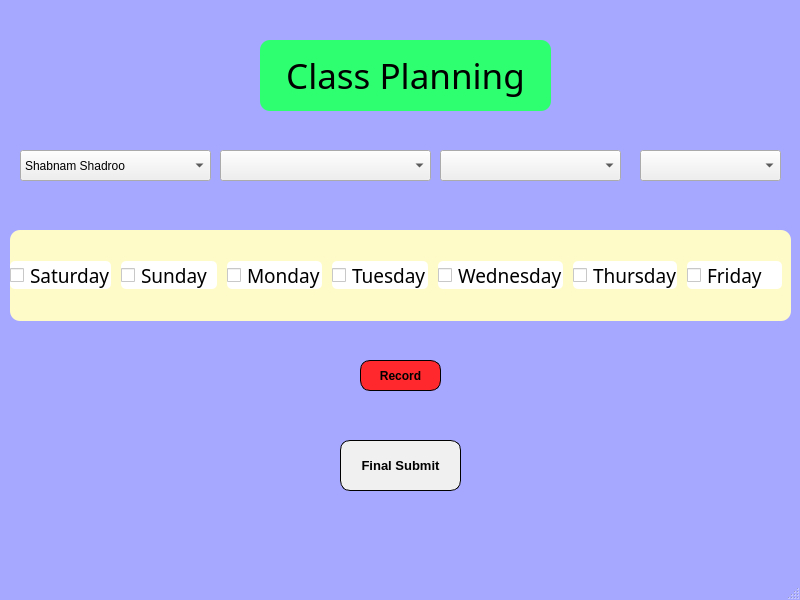
<?xml version="1.0" encoding="UTF-8"?>
<ui version="4.0">
 <class>ClassPlanning</class>
 <widget class="QMainWindow" name="ClassPlanning">
  <property name="geometry">
   <rect>
    <x>0</x>
    <y>0</y>
    <width>800</width>
    <height>600</height>
   </rect>
  </property>
  <property name="sizePolicy">
   <sizepolicy hsizetype="Fixed" vsizetype="Fixed">
    <horstretch>0</horstretch>
    <verstretch>0</verstretch>
   </sizepolicy>
  </property>
  <property name="windowTitle">
   <string>ClassPlanning</string>
  </property>
  <property name="toolTip">
   <string>&lt;html&gt;&lt;head/&gt;&lt;body&gt;&lt;p&gt;&lt;img src=&quot;:/Images/Images/Background.jpg&quot;/&gt;&lt;/p&gt;&lt;/body&gt;&lt;/html&gt;</string>
  </property>
  <property name="styleSheet">
   <string notr="true">QMainWindow {
	background-color : rgb(166,167,255);
}</string>
  </property>
  <widget class="QWidget" name="centralwidget">
   <property name="enabled">
    <bool>true</bool>
   </property>
   <property name="mouseTracking">
    <bool>false</bool>
   </property>
   <property name="tabletTracking">
    <bool>false</bool>
   </property>
   <property name="acceptDrops">
    <bool>true</bool>
   </property>
   <property name="autoFillBackground">
    <bool>false</bool>
   </property>
   <property name="styleSheet">
    <string notr="true"/>
   </property>
   <widget class="QPushButton" name="recordButton">
    <property name="geometry">
     <rect>
      <x>360</x>
      <y>360</y>
      <width>81</width>
      <height>31</height>
     </rect>
    </property>
    <property name="font">
     <font>
      <bold>true</bold>
     </font>
    </property>
    <property name="cursor">
     <cursorShape>PointingHandCursor</cursorShape>
    </property>
    <property name="styleSheet">
     <string notr="true">QPushButton {
	background-color : rgb(255, 41, 45);
	border-radius : 10px;
	border : 1px solid rgb(0, 0, 0);
}</string>
    </property>
    <property name="text">
     <string>Record</string>
    </property>
   </widget>
   <widget class="QPushButton" name="finalSubmitButton">
    <property name="geometry">
     <rect>
      <x>340</x>
      <y>440</y>
      <width>121</width>
      <height>51</height>
     </rect>
    </property>
    <property name="font">
     <font>
      <pointsize>10</pointsize>
      <bold>true</bold>
     </font>
    </property>
    <property name="cursor">
     <cursorShape>PointingHandCursor</cursorShape>
    </property>
    <property name="styleSheet">
     <string notr="true">QPushButton {
	background-color : rgb(240, 240, 240);
	border-radius : 10px;
	border : 1px solid rgb(0, 0, 0);
}</string>
    </property>
    <property name="text">
     <string>Final Submit</string>
    </property>
   </widget>
   <widget class="QLabel" name="label">
    <property name="geometry">
     <rect>
      <x>260</x>
      <y>40</y>
      <width>291</width>
      <height>71</height>
     </rect>
    </property>
    <property name="font">
     <font>
      <family>Lucida Sans Unicode</family>
      <pointsize>26</pointsize>
     </font>
    </property>
    <property name="cursor">
     <cursorShape>IBeamCursor</cursorShape>
    </property>
    <property name="styleSheet">
     <string notr="true">QLabel {
	background-color: rgb(46, 255, 112);
	border-radius: 10px;
}</string>
    </property>
    <property name="text">
     <string>Class Planning</string>
    </property>
    <property name="alignment">
     <set>Qt::AlignCenter</set>
    </property>
   </widget>
   <widget class="QWidget" name="widget" native="true">
    <property name="geometry">
     <rect>
      <x>10</x>
      <y>230</y>
      <width>781</width>
      <height>91</height>
     </rect>
    </property>
    <property name="styleSheet">
     <string notr="true">QWidget {
	background-color: rgb(255, 251, 201);
	border-radius: 10px;
}
</string>
    </property>
    <widget class="QWidget" name="horizontalLayoutWidget">
     <property name="geometry">
      <rect>
       <x>0</x>
       <y>10</y>
       <width>792</width>
       <height>71</height>
      </rect>
     </property>
     <layout class="QHBoxLayout" name="horizontalLayout_3">
      <property name="spacing">
       <number>10</number>
      </property>
      <property name="rightMargin">
       <number>20</number>
      </property>
      <item>
       <widget class="QCheckBox" name="saturday">
        <property name="font">
         <font>
          <family>Lucida Sans Unicode</family>
          <pointsize>14</pointsize>
         </font>
        </property>
        <property name="cursor">
         <cursorShape>PointingHandCursor</cursorShape>
        </property>
        <property name="styleSheet">
         <string notr="true">QCheckBox {
	background-color: rgb(255, 255, 255);
	border-radius: 5px;
}</string>
        </property>
        <property name="text">
         <string>Saturday</string>
        </property>
       </widget>
      </item>
      <item>
       <widget class="QCheckBox" name="sunday">
        <property name="font">
         <font>
          <family>Lucida Sans Unicode</family>
          <pointsize>14</pointsize>
         </font>
        </property>
        <property name="cursor">
         <cursorShape>PointingHandCursor</cursorShape>
        </property>
        <property name="styleSheet">
         <string notr="true">QCheckBox {
	background-color: rgb(255, 255, 255);
	border-radius: 5px;
}</string>
        </property>
        <property name="text">
         <string>Sunday</string>
        </property>
       </widget>
      </item>
      <item>
       <widget class="QCheckBox" name="monday">
        <property name="font">
         <font>
          <family>Lucida Sans Unicode</family>
          <pointsize>14</pointsize>
         </font>
        </property>
        <property name="cursor">
         <cursorShape>PointingHandCursor</cursorShape>
        </property>
        <property name="styleSheet">
         <string notr="true">QCheckBox {
	background-color: rgb(255, 255, 255);
	border-radius: 5px;
}</string>
        </property>
        <property name="text">
         <string>Monday</string>
        </property>
       </widget>
      </item>
      <item>
       <widget class="QCheckBox" name="tuesday">
        <property name="font">
         <font>
          <family>Lucida Sans Unicode</family>
          <pointsize>14</pointsize>
         </font>
        </property>
        <property name="cursor">
         <cursorShape>PointingHandCursor</cursorShape>
        </property>
        <property name="styleSheet">
         <string notr="true">QCheckBox {
	background-color: rgb(255, 255, 255);
	border-radius: 5px;
}</string>
        </property>
        <property name="text">
         <string>Tuesday</string>
        </property>
       </widget>
      </item>
      <item>
       <widget class="QCheckBox" name="wednesday">
        <property name="font">
         <font>
          <family>Lucida Sans Unicode</family>
          <pointsize>14</pointsize>
         </font>
        </property>
        <property name="cursor">
         <cursorShape>PointingHandCursor</cursorShape>
        </property>
        <property name="styleSheet">
         <string notr="true">QCheckBox {
	background-color: rgb(255, 255, 255);
	border-radius: 5px;
}</string>
        </property>
        <property name="text">
         <string>Wednesday</string>
        </property>
       </widget>
      </item>
      <item>
       <widget class="QCheckBox" name="thursday">
        <property name="font">
         <font>
          <family>Lucida Sans Unicode</family>
          <pointsize>14</pointsize>
         </font>
        </property>
        <property name="cursor">
         <cursorShape>PointingHandCursor</cursorShape>
        </property>
        <property name="styleSheet">
         <string notr="true">QCheckBox {
	background-color: rgb(255, 255, 255);
	border-radius: 5px;
}</string>
        </property>
        <property name="text">
         <string>Thursday</string>
        </property>
       </widget>
      </item>
      <item>
       <widget class="QCheckBox" name="friday">
        <property name="font">
         <font>
          <family>Lucida Sans Unicode</family>
          <pointsize>14</pointsize>
         </font>
        </property>
        <property name="cursor">
         <cursorShape>PointingHandCursor</cursorShape>
        </property>
        <property name="styleSheet">
         <string notr="true">QCheckBox {
	background-color: rgb(255, 255, 255);
	border-radius: 5px;
}</string>
        </property>
        <property name="text">
         <string>Friday</string>
        </property>
       </widget>
      </item>
     </layout>
    </widget>
   </widget>
   <widget class="QWidget" name="widget_2" native="true">
    <property name="geometry">
     <rect>
      <x>10</x>
      <y>120</y>
      <width>781</width>
      <height>91</height>
     </rect>
    </property>
    <property name="styleSheet">
     <string notr="true"/>
    </property>
    <widget class="QComboBox" name="teachers">
     <property name="geometry">
      <rect>
       <x>10</x>
       <y>30</y>
       <width>191</width>
       <height>31</height>
      </rect>
     </property>
     <property name="cursor">
      <cursorShape>PointingHandCursor</cursorShape>
     </property>
     <property name="styleSheet">
      <string notr="true"/>
     </property>
     <property name="insertPolicy">
      <enum>QComboBox::InsertAlphabetically</enum>
     </property>
     <property name="placeholderText">
      <string/>
     </property>
     <item>
      <property name="text">
       <string>Shabnam Shadroo</string>
      </property>
     </item>
     <item>
      <property name="text">
       <string>Safa Jami</string>
      </property>
     </item>
     <item>
      <property name="text">
       <string>Reza Allahyari</string>
      </property>
     </item>
     <item>
      <property name="text">
       <string>Fatemeh Mostali</string>
      </property>
     </item>
     <item>
      <property name="text">
       <string>Nasrin Ghadamgahi</string>
      </property>
     </item>
     <item>
      <property name="text">
       <string>Neda Mohammadi</string>
      </property>
     </item>
     <item>
      <property name="text">
       <string>Hasan Shakeri</string>
      </property>
     </item>
    </widget>
    <widget class="QComboBox" name="lessons">
     <property name="geometry">
      <rect>
       <x>210</x>
       <y>30</y>
       <width>211</width>
       <height>31</height>
      </rect>
     </property>
     <property name="cursor">
      <cursorShape>PointingHandCursor</cursorShape>
     </property>
     <property name="styleSheet">
      <string notr="true"/>
     </property>
     <property name="insertPolicy">
      <enum>QComboBox::InsertAlphabetically</enum>
     </property>
     <property name="placeholderText">
      <string>Select Teacher...</string>
     </property>
    </widget>
    <widget class="QComboBox" name="classes">
     <property name="geometry">
      <rect>
       <x>430</x>
       <y>30</y>
       <width>181</width>
       <height>31</height>
      </rect>
     </property>
     <property name="cursor">
      <cursorShape>PointingHandCursor</cursorShape>
     </property>
     <property name="styleSheet">
      <string notr="true"/>
     </property>
     <property name="insertPolicy">
      <enum>QComboBox::InsertAlphabetically</enum>
     </property>
     <property name="placeholderText">
      <string>Select Teacher...</string>
     </property>
    </widget>
    <widget class="QComboBox" name="numberOfClass">
     <property name="geometry">
      <rect>
       <x>630</x>
       <y>30</y>
       <width>141</width>
       <height>31</height>
      </rect>
     </property>
     <property name="cursor">
      <cursorShape>PointingHandCursor</cursorShape>
     </property>
     <property name="styleSheet">
      <string notr="true"/>
     </property>
     <property name="placeholderText">
      <string>Select Teacher...</string>
     </property>
    </widget>
   </widget>
   <widget class="QLabel" name="backgroundColor">
    <property name="geometry">
     <rect>
      <x>0</x>
      <y>0</y>
      <width>801</width>
      <height>571</height>
     </rect>
    </property>
    <property name="styleSheet">
     <string notr="true">QLabel {
	background-color : rgb(166,167,255);
}</string>
    </property>
    <property name="text">
     <string/>
    </property>
   </widget>
   <zorder>backgroundColor</zorder>
   <zorder>recordButton</zorder>
   <zorder>finalSubmitButton</zorder>
   <zorder>label</zorder>
   <zorder>widget</zorder>
   <zorder>widget_2</zorder>
  </widget>
  <widget class="QMenuBar" name="menubar">
   <property name="geometry">
    <rect>
     <x>0</x>
     <y>0</y>
     <width>800</width>
     <height>22</height>
    </rect>
   </property>
  </widget>
  <widget class="QStatusBar" name="statusbar"/>
 </widget>
 <resources/>
 <connections/>
</ui>
